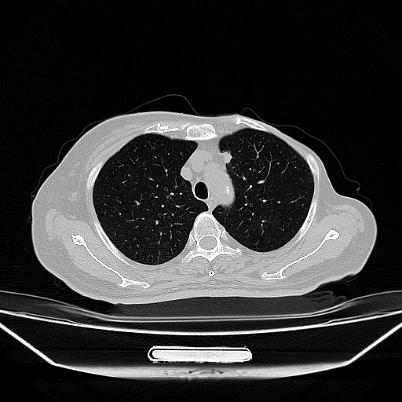
#> input picture case1_1.png, 402 x 402 px
$ python LungSegmentation.py
#> lines starting #> are read from the running program, lines starting #| are printed output that depends on the picture; after the words box and inside, x2 and y2 are one past the last pixel; in counts of white or black regions, pixels touching at a corner belong together
# -*- coding: utf-8 -*-

import cv2
from skimage.segmentation import clear_border

img=cv2.imread('case1_1.png',0)
#> img is the input picture: shape (402, 402); min 0, max 255, mean 52.4
cv2.imshow("origin image",img)

th,ostu_img = cv2.threshold(img,0,255,cv2.THRESH_BINARY+cv2.THRESH_OTSU)
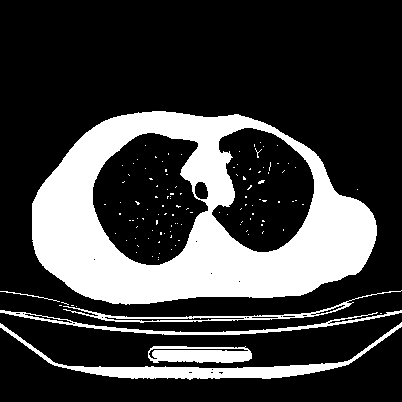
#> ostu_img: shape (402, 402); 24.8% white; 119 white regions (113 under 20 px), largest, box (x1, y1, x2, y2) and area: (32, 111, 377, 305) 32360, (0, 322, 402, 380) 3250, (148, 346, 252, 363) 1413, (0, 310, 402, 335) 1411, (63, 290, 402, 323) 1168, (0, 291, 60, 302) 69
#> th = 95

img_tmp=255-ostu_img

img_tmp=clear_border(img_tmp)
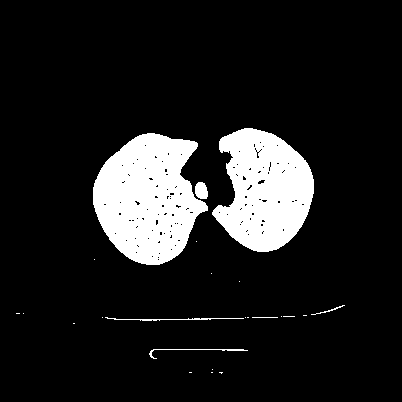
#> img_tmp: shape (402, 402); 12.2% white; 24 white regions (17 under 20 px), largest, box (x1, y1, x2, y2) and area: (93, 133, 208, 265) 10445, (212, 128, 314, 252) 8679, (195, 182, 208, 199) 181

se_fill=cv2.getStructuringElement(cv2.MORPH_ELLIPSE,(21,21))
img_fill = cv2.morphologyEx(img_tmp, cv2.MORPH_CLOSE, se_fill)
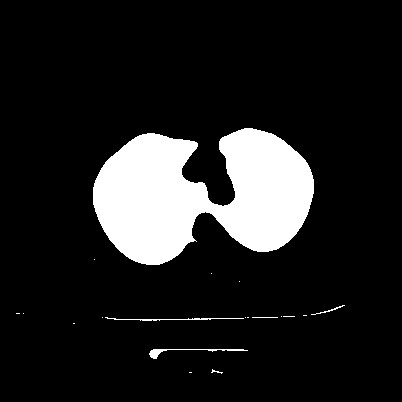
#> img_fill: shape (402, 402); 12.7% white; 19 white regions (13 under 20 px), largest, box (x1, y1, x2, y2) and area: (93, 128, 314, 265) 19957, (149, 349, 248, 359) 212, (105, 317, 244, 321) 175, (311, 305, 345, 315) 48, (252, 317, 278, 318) 26, (211, 369, 223, 374) 20

se_open=cv2.getStructuringElement(cv2.MORPH_ELLIPSE,(21,21))
img_segmentation = cv2.morphologyEx(img_fill, cv2.MORPH_OPEN, se_open)
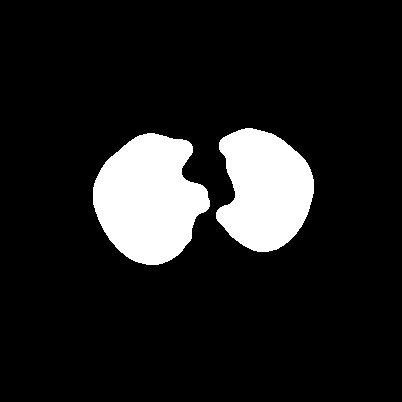
#> img_segmentation: shape (402, 402); 12.2% white; 2 white regions, box (x1, y1, x2, y2) and area: (93, 133, 210, 265) 10866, (216, 128, 314, 252) 8864
cv2.imshow("segmentation",img_segmentation)


paren=img & img_segmentation
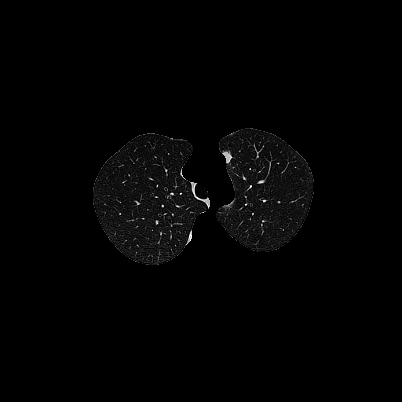
#> paren: shape (402, 402); min 0, max 255, mean 3.1
cv2.imshow("image fusion",paren)

cv2.waitKey()

$ run again, with case1_2.png copied over case1_1.png
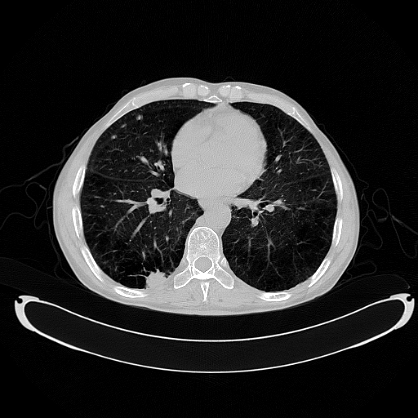
#> input picture case1_2.png, 418 x 418 px
#> img is the input picture: shape (418, 418); min 0, max 255, mean 40.4
#> `th,ostu_img = cv2.threshold(img,0,255,cv2.THRESH_BINARY+cv2.THRESH_OTSU)`:
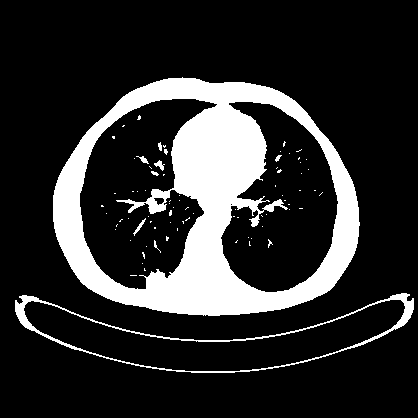
#> ostu_img: shape (418, 418); 18.1% white; 80 white regions (71 under 20 px), largest, box (x1, y1, x2, y2) and area: (53, 77, 360, 316) 28897, (15, 293, 414, 373) 2224, (154, 160, 165, 171) 54
#> th = 96
#> img_fill: shape (418, 418); 24% white; 3 white regions, box (x1, y1, x2, y2) and area: (80, 99, 217, 289) 16148, (221, 102, 338, 292) 14504, (24, 300, 405, 371) 11290
#> img_segmentation: shape (418, 418); 23.7% white; 3 white regions, box (x1, y1, x2, y2) and area: (80, 99, 201, 289) 15889, (222, 104, 337, 292) 14224, (26, 300, 403, 371) 11210
#> `paren=img & img_segmentation`:
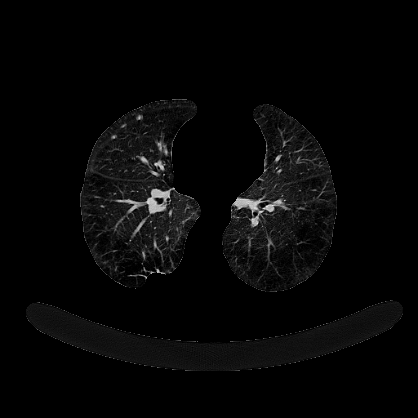
#> paren: shape (418, 418); min 0, max 235, mean 6.5
